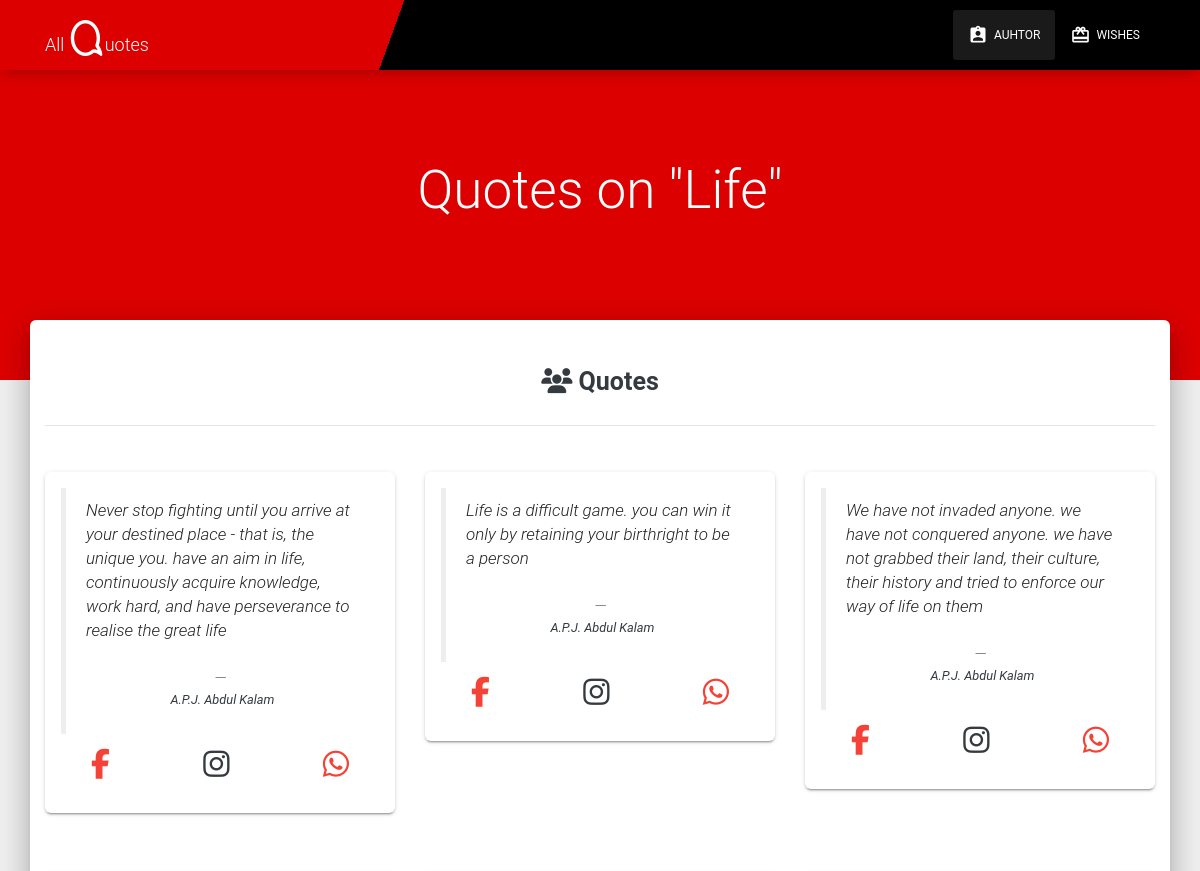
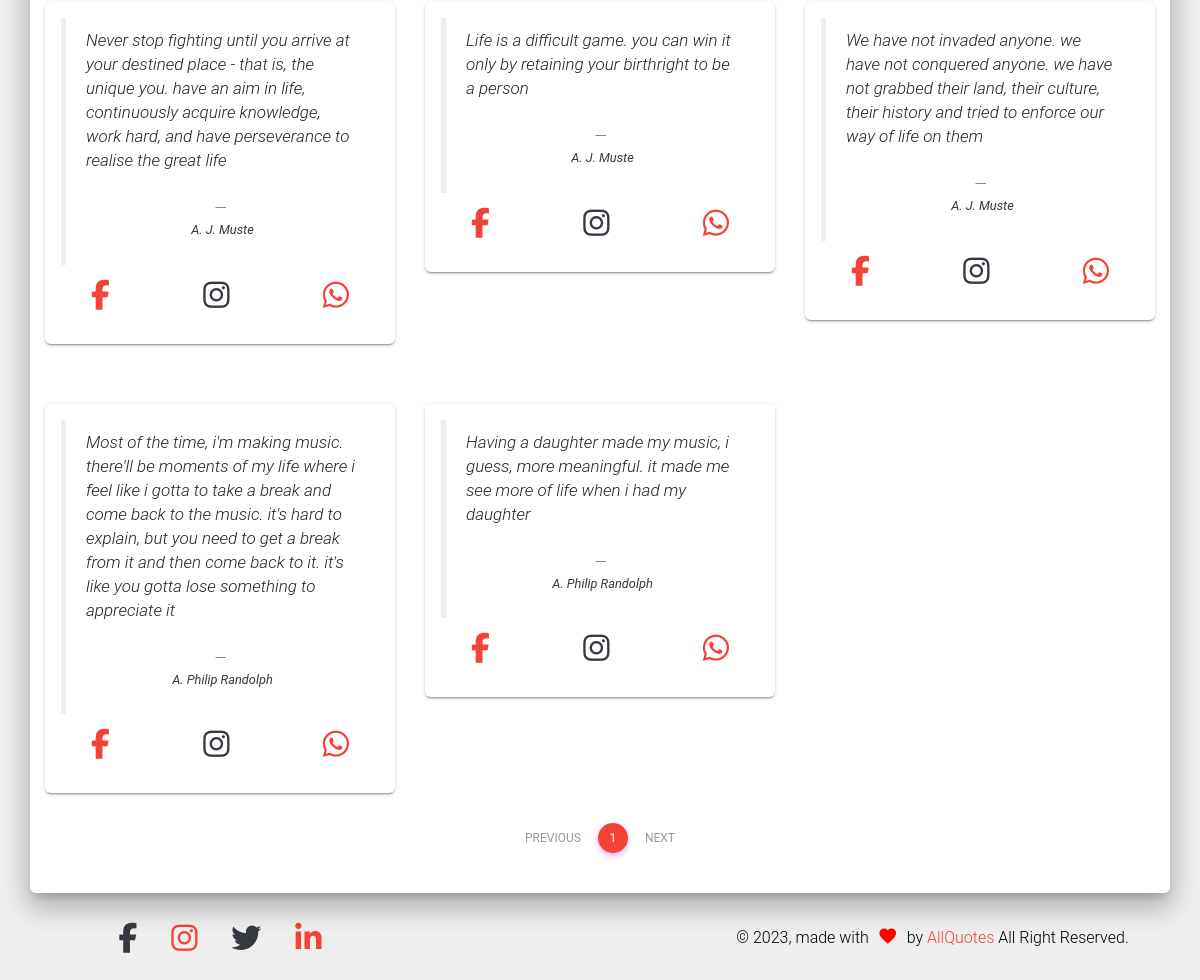
Page /Catagory/Life on the committed database (2 pictures, top to bottom).
### SuperLogin/models.py (models this page shows, shortened)
class Quote(models.Model):
    Author_Id = models.ForeignKey(Author, null=True, on_delete=models.SET_NULL)
    quotes = models.CharField(max_length=500, null=True)
    type_quotes = models.CharField(max_length=50, null=True)

class Author(models.Model):
    name = models.CharField(max_length=100, null=True)
    occupation = models.CharField(max_length=20, null=True)

### frontend/views.py (the view)
# urls.py: path('Catagory/<str:type>', views.Catagory, name="Catagory"),
def Catagory(request, type):
    data = Quote.objects.filter(type_quotes=type)
    paginator = Paginator(data, 10)
    page_number = request.GET.get('page')
    page_obj = paginator.get_page(page_number)
    types = type
    dic = {'data': page_obj, 'types': types}
    return render(request, 'frontend/Catagory.html/', dic)

### frontend/templates/frontend/Catagory.html (shortened to what this page needs)
{% extends "frontend/main.html" %}
{% load static %}
{% block Authactive %}active{% endblock %}
{% block body %}
<div class="page-header" data-parallax="true">
    <div class="container">
        <div class="row">
            <div class="col-md-8 ml-auto mr-auto">
                <div class="brand text-center">
                    <h1>
                        Quotes on "{{types}}"
                    </h1>
                </div>
            </div>
        </div>
    </div>
</div>
<div class="main main-raised">
    <div class="profile-content">
        <div class="container">
            <br>
            <div class="row">
                <div class="col-lg-12 text-center">
                    <h3 class="text-dark "><i class="fas fa-users"></i> <b>Quotes </b></h3>
                </div>
            </div>
            <hr>
            <div class="row">
                {% for x in data %}
                <div class="col-lg-4 col-md-4 col-sm-12  ">
                    <div class="card  p-3 text-left">
                        <blockquote class="blockquote mb-0">
                            <p>{{x.quotes}}</p>
                            <footer class="blockquote-footer">
                                <small class="text-muted">
                                    <cite class="text-dark" title="Source Title"> {{x.Author_Id.name}}</cite>
                                </small>
                            </footer>
                        </blockquote>
                        <div class="card-footer">
                            <span class="ml-6"><a href="profile-page.html"><i
                                        class="fab fa-facebook-f ico text-danger"></i></a></span>
                            <span class="ml-auto"><a href="profile-page.html"><i
                                        class="fab fa-instagram ico text-dark"></i></a></span>
                            <span class="ml-auto"><a href="profile-page.html"><i
                                        class="fab fa-whatsapp ico text-danger"></i></a></span>
                        </div>
                    </div>
                </div>
                {% endfor %}
            </div>
        </div>
        <nav aria-label="Page navigation example ">
            <ul class="pagination justify-content-center">
                {% if data.has_previous %}
                <li class="page-item">
                    <a class="page-link" href="?page={{ data.previous_page_number }}">Previous</a>
                </li>
                {% else %}
                <li class="page-item disabled">
                    <a class="page-link" href="#" tabindex="-1" aria-disabled="true">Previous</a>
                </li>
                {% endif %}
                {% for i in data.paginator.page_range %}
                {% if data.number == i %}
                <li class="page-item active" aria-current="page">
                    <span class="page-link bg-danger">
                        {{i}}
                    </span>
                </li>
                {% else %}
                <li class="page-item"><a class="page-link" href="?page={{ i }}">{{ i }}</a></li>
                {% endif %}
                {% endfor %}
                {% if data.has_next %}
                <li class="page-item">
                    <a class="page-link" href="?page={{ data.next_page_number }}">Next</a>
                </li>
                {% else %}
                <li class="page-item disabled">
                    <a class="page-link" href="#" tabindex="-1" aria-disabled="true">Next</a>
                </li>
                {% endif %}
            </ul>
        </nav>
        <br>
    </div>
</div>
{% endblock %}

### frontend/templates/frontend/main.html (shortened to what this page needs)
<!DOCTYPE html>
<html lang="en">
{% load static %}
<head>
    <link href="{% static 'assets/css/material-kit.css'%}" rel="stylesheet" />
    <link href="{% static 'assets/css/site.css' %}" rel="stylesheet" />
</head>
<body class="profile-page sidebar-collapse">
    <nav class="navbar fixed-top navbar-expand-lg bg-germo" color-on-scroll="100" id="sectionsNav">
        <div class="container">
            <div class="navbar-translate">
                <a class="navbar-brand" href="{% url 'index' %}">
                    All <i class="far fa-comment fa-rotate-270 fa-2x"></i>uotes </a>
            </div>
            <div class="collapse navbar-collapse">
                <ul class="navbar-nav ml-auto">
                    <li class="nav-item {% block Authactive %} {% endblock %}">
                        <a href="{% url 'Author' %}" class="nav-link">
                            <i class="material-icons">assignment_ind</i>
                            Auhtor
                        </a>
                    </li>
                    <li class="nav-item {% block Wishactive %} {% endblock %}">
                        <a href="{% url 'wishes' %}" class="nav-link">
                            <i class="material-icons">card_giftcard</i>
                            Wishes
                        </a>
                    </li>
                </ul>
            </div>
        </div>
    </nav>
    {% block body %} {% endblock %}
    <footer class="footer footer-default">
        <div class="container">
            <div class="row">
                <nav class="col-lg-4 col-md-6 col-sm-12 col-xs-12">
                    <ul>
                        <li>
                            <a href="https://www.facebook.com/bestallquotes/">
                                <i class="fab fa-facebook-f ico text-dark"></i>
                            </a>
                        </li>
                        <li>
                            <a href="https://www.instagram.com/bestallquotes/">
                                <i class="fab fa-instagram ico text-danger"></i>
                            </a>
                        </li>
                        <li>
                            <a href="https://twitter.com/allquotesus">
                                <i class="fab fa-twitter ico text-dark"></i>
                            </a>
                        </li>
                        <li>
                            <a href="">
                                <i class="fab fa-linkedin-in ico text-danger"></i>
                            </a>
                        </li>
                    </ul>
                </nav>
                <div class="col-lg-3 col-md-0 col-sm-0 col-xs-0">
                </div>
                <div class="copyright col-lg-5 col-md-6 col-sm-12 col-xs-12">
                    &copy;
                    , made with <i class="material-icons hrt">favorite</i> by
                    <a href="" target="_blank" class="text-danger">AllQuotes</a> All Right Reserved.
                </div>
            </div>
        </div>
    </footer>
</body>
</html>

### static/assets/css/site.css (style rules this page uses)
.material-icons { font-family: 'Material Icons'; font-weight: normal; font-style: normal; font-size: 20px !important; }
.hrt { color: red; position: relative; top: 5px; width: 30px; animation: pulse 1s ease infinite; }
.ico { font-size : 30px; }
.bg-germo { color: #fff; background: -webkit-linear-gradient(110deg, #000 33%, rgba(0, 0, 0, 0) 33%), -webkit-linear-gradient(110deg, #dd0000 66%, #ffc608 66%); background: -o-linear-gradient(110deg, #000 33%, rgba(0, 0, 0, 0) 33%), -o-linear-gradient(110deg, #dd0000 66%, #ffc608 66%); background: -moz-linear-gradient(110deg, #000 33%, rgba(0, 0, 0, 0) 33%), -moz-linear-gradient(110deg, #dd0000 66%, #ffc608 66%); background: linear-gradient(110deg, #dd0000 33%, rgba(0, 0, 0, 0) 33%), linear-gradient(110deg, #000 66%, #000 66%); }
.page-header { background-color : #dd0000; }

### rows in the picture
Quote: quotes "Never stop fighting until you arrive at your destined place - that is, the unique you. have an aim in life, continuously acquire knowledge, work hard, and have perseverance to realise the great life", Author_Id.name "A.P.J. Abdul Kalam"
Quote: quotes "Life is a difficult game. you can win it only by retaining your birthright to be a person", Author_Id.name "A.P.J. Abdul Kalam"
Quote: quotes "We have not invaded anyone. we have not conquered anyone. we have not grabbed their land, their culture, their history and tried to enforce our way of life on them", Author_Id.name "A.P.J. Abdul Kalam"
Quote: quotes "Never stop fighting until you arrive at your destined place - that is, the unique you. have an aim in life, continuously acquire knowledge, work hard, and have perseverance to realise the great life", Author_Id.name "A. J. Muste"
Quote: quotes "Life is a difficult game. you can win it only by retaining your birthright to be a person", Author_Id.name "A. J. Muste"
Quote: quotes "We have not invaded anyone. we have not conquered anyone. we have not grabbed their land, their culture, their history and tried to enforce our way of life on them", Author_Id.name "A. J. Muste"
Quote: quotes "Most of the time, i'm making music. there'll be moments of my life where i feel like i gotta to take a break and come back to the music. it's hard to explain, but you need to get a break from it and then come back to it. it's like you gotta lose something to appreciate it", Author_Id.name "A. Philip Randolph"
Quote: quotes "Having a daughter made my music, i guess, more meaningful. it made me see more of life when i had my daughter", Author_Id.name "A. Philip Randolph"

### other values in the picture
{{ types }} "Life"
{{ i }} "1"
